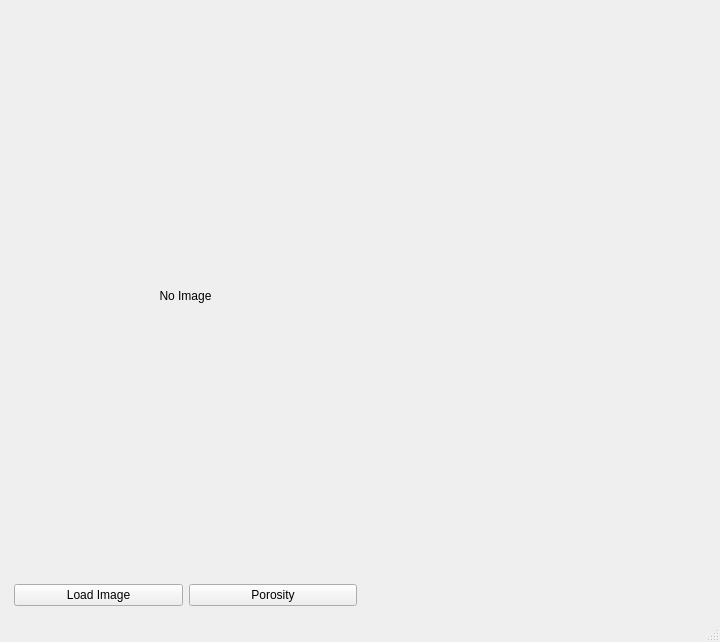
<?xml version="1.0" encoding="UTF-8"?>
<ui version="4.0">
 <class>MainWindow</class>
 <widget class="QMainWindow" name="MainWindow">
  <property name="geometry">
   <rect>
    <x>0</x>
    <y>0</y>
    <width>720</width>
    <height>642</height>
   </rect>
  </property>
  <property name="windowTitle">
   <string>MainWindow</string>
  </property>
  <widget class="QWidget" name="centralwidget">
   <layout class="QVBoxLayout" name="verticalLayout">
    <item>
     <layout class="QGridLayout" name="gridLayout" columnstretch="1,1">
      <property name="leftMargin">
       <number>5</number>
      </property>
      <property name="topMargin">
       <number>5</number>
      </property>
      <property name="rightMargin">
       <number>5</number>
      </property>
      <property name="bottomMargin">
       <number>5</number>
      </property>
      <item row="0" column="0">
       <widget class="QLabel" name="image_1">
        <property name="minimumSize">
         <size>
          <width>1</width>
          <height>1</height>
         </size>
        </property>
        <property name="autoFillBackground">
         <bool>false</bool>
        </property>
        <property name="text">
         <string>No Image</string>
        </property>
        <property name="scaledContents">
         <bool>false</bool>
        </property>
        <property name="alignment">
         <set>Qt::AlignCenter</set>
        </property>
        <property name="margin">
         <number>50</number>
        </property>
       </widget>
      </item>
      <item row="0" column="1">
       <widget class="PlotWidget" name="graphWidget" native="true">
        <property name="minimumSize">
         <size>
          <width>1</width>
          <height>1</height>
         </size>
        </property>
       </widget>
      </item>
      <item row="1" column="0">
       <layout class="QHBoxLayout" name="horizontalLayout">
        <item>
         <widget class="QPushButton" name="button_1">
          <property name="text">
           <string>Load Image</string>
          </property>
         </widget>
        </item>
        <item>
         <widget class="QPushButton" name="button_2">
          <property name="text">
           <string>Porosity</string>
          </property>
         </widget>
        </item>
       </layout>
      </item>
     </layout>
    </item>
   </layout>
  </widget>
  <widget class="QMenuBar" name="menubar">
   <property name="geometry">
    <rect>
     <x>0</x>
     <y>0</y>
     <width>720</width>
     <height>22</height>
    </rect>
   </property>
  </widget>
  <widget class="QStatusBar" name="statusbar"/>
 </widget>
 <customwidgets>
  <customwidget>
   <class>PlotWidget</class>
   <extends>QWidget</extends>
   <header>pyqtgraph</header>
   <container>1</container>
  </customwidget>
 </customwidgets>
 <resources/>
 <connections/>
</ui>
